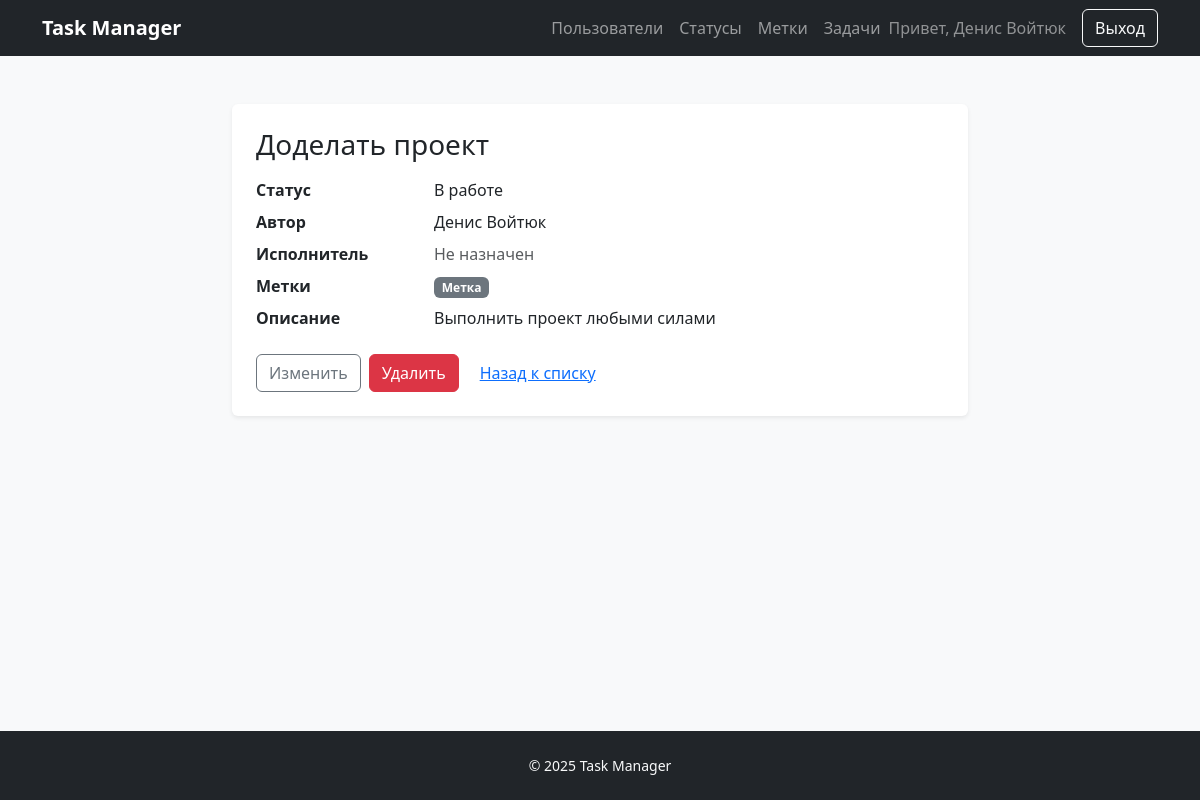
The page /tasks/1/ (signed in) on the database its author committed.
### task_manager/tasks/models.py (models this page shows, shortened)
class Task(models.Model):
    name = models.CharField(_("Name"), max_length=150)
    description = models.TextField(_("Description"), blank=True)
    status = models.ForeignKey(
        Status,
        on_delete=models.PROTECT,
        related_name="tasks",
        verbose_name=_("Status"),
    )
    author = models.ForeignKey(
        User,
        on_delete=models.PROTECT,
        related_name="authored_tasks",
        verbose_name=_("Author"),
    )
    executor = models.ForeignKey(
        User,
        on_delete=models.PROTECT,
        related_name="assigned_tasks",
        verbose_name=_("Executor"),
        null=True,
        blank=True,
    )
    labels = models.ManyToManyField(
        Label,
        related_name="tasks",
        verbose_name=_("Labels"),
        blank=True,
    )
    created_at = models.DateTimeField(_("Created at"), auto_now_add=True)
    class Meta:
        ordering = ("pk",)
        verbose_name = _("Task")
        verbose_name_plural = _("Tasks")

### task_manager/statuses/models.py (models this page shows, shortened)
class Status(models.Model):
    name = models.CharField(_("Name"), max_length=150, unique=True)
    created_at = models.DateTimeField(_("Created at"), auto_now_add=True)
    class Meta:
        ordering = ("pk",)
        verbose_name = _("Status")
        verbose_name_plural = _("Statuses")

### task_manager/labels/models.py (models this page shows, shortened)
class Label(models.Model):
    name = models.CharField(_("Name"), max_length=150, unique=True)
    created_at = models.DateTimeField(_("Created at"), auto_now_add=True)
    class Meta:
        ordering = ("pk",)
        verbose_name = _("Label")
        verbose_name_plural = _("Labels")

### task_manager/tasks/views.py (the view)
# urls.py: path("<int:pk>/", TaskDetailView.as_view(), name="detail"),
class TaskDetailView(LoginMessageRequiredMixin, DetailView):
    model = Task
    template_name = "tasks/detail.html"
    context_object_name = "task"
    queryset = Task.objects.select_related("status", "author", "executor").prefetch_related("labels")

### templates/tasks/detail.html (shortened to what this page needs)
{% extends "base.html" %}
{% block content %}
  <div class="row justify-content-center">
    <div class="col-lg-8">
      <div class="card shadow-sm border-0">
        <div class="card-body p-4">
          <h1 class="h3 mb-3">{{ task.name }}</h1>
          <dl class="row">
            <dt class="col-sm-3">Статус</dt>
            <dd class="col-sm-9">{{ task.status.name }}</dd>
            <dt class="col-sm-3">Автор</dt>
            <dd class="col-sm-9">
              {{ task.author.get_full_name|default:task.author.username }}
            </dd>
            <dt class="col-sm-3">Исполнитель</dt>
            <dd class="col-sm-9">
              {% if task.executor %}
                {{ task.executor.get_full_name|default:task.executor.username }}
              {% else %}
                <span class="text-muted">Не назначен</span>
              {% endif %}
            </dd>
            <dt class="col-sm-3">Метки</dt>
            <dd class="col-sm-9">
              {% with labels=task.labels.all %}
                {% if labels %}
                  {% for label in labels %}
                    <span class="badge text-bg-secondary me-1">{{ label.name }}</span>
                  {% endfor %}
                {% else %}
                  <span class="text-muted">Не заданы</span>
                {% endif %}
              {% endwith %}
            </dd>
            <dt class="col-sm-3">Описание</dt>
            <dd class="col-sm-9">
              {% if task.description %}
                <p class="mb-0">{{ task.description|linebreaksbr }}</p>
              {% else %}
                <span class="text-muted">Отсутствует</span>
              {% endif %}
            </dd>
          </dl>
          <div class="d-flex gap-2">
            <a class="btn btn-outline-secondary" href="{% url 'tasks:update' task.pk %}">Изменить</a>
            {% if request.user.pk == task.author_id %}
              <a class="btn btn-danger" href="{% url 'tasks:delete' task.pk %}">Удалить</a>
            {% endif %}
            <a class="btn btn-link" href="{% url 'tasks:list' %}">Назад к списку</a>
          </div>
        </div>
      </div>
    </div>
  </div>
{% endblock %}

### templates/base.html (shortened to what this page needs)
{% load django_bootstrap5 %}
<!doctype html>
<html lang="en">
  <head>
    {% bootstrap_css %}
  </head>
  <body class="bg-light d-flex flex-column min-vh-100">
    <header>
      <nav class="navbar navbar-expand-lg navbar-dark bg-dark">
        <div class="container">
          <a class="navbar-brand fw-bold" href="{% url 'index' %}">Task Manager</a>
          <div class="collapse navbar-collapse" id="navbarNav">
            <ul class="navbar-nav ms-auto align-items-lg-center gap-2 gap-lg-0">
              <li class="nav-item">
                <a class="nav-link" href="{% url 'users:list' %}">Пользователи</a>
              </li>
              {% if user.is_authenticated %}
                <li class="nav-item">
                  <a class="nav-link" href="{% url 'statuses:list' %}">Статусы</a>
                </li>
                <li class="nav-item">
                  <a class="nav-link" href="{% url 'labels:list' %}">Метки</a>
                </li>
                <li class="nav-item">
                  <a class="nav-link" href="{% url 'tasks:list' %}">Задачи</a>
                </li>
                <li class="nav-item">
                  <span class="navbar-text text-white-50 me-lg-3">Привет, {{ user.get_full_name|default:user.username }}</span>
                </li>
                <li class="nav-item">
                  <form method="post" action="{% url 'logout' %}">
                    <button class="btn btn-outline-light" type="submit">Выход</button>
                  </form>
                </li>
              {% endif %}
            </ul>
          </div>
        </div>
      </nav>
    </header>
    <main class="py-5">
      <div class="container">
        {% block content %}{% endblock %}
      </div>
    </main>
    <footer class="bg-dark text-light text-center py-4 mt-auto">
      <div class="container">
        <p class="mb-0 small">&copy; {% now "Y" %} Task Manager</p>
      </div>
    </footer>
  </body>
</html>

### rows shown on the page
Task: name "Доделать проект", status.name "В работе", author.get_full_name "Денис Войтюк", description "Выполнить проект любыми силами"
Label: name "Метка"

### other values the page prints
{{ user.get_full_name|default:user.username }} "Денис Войтюк"
